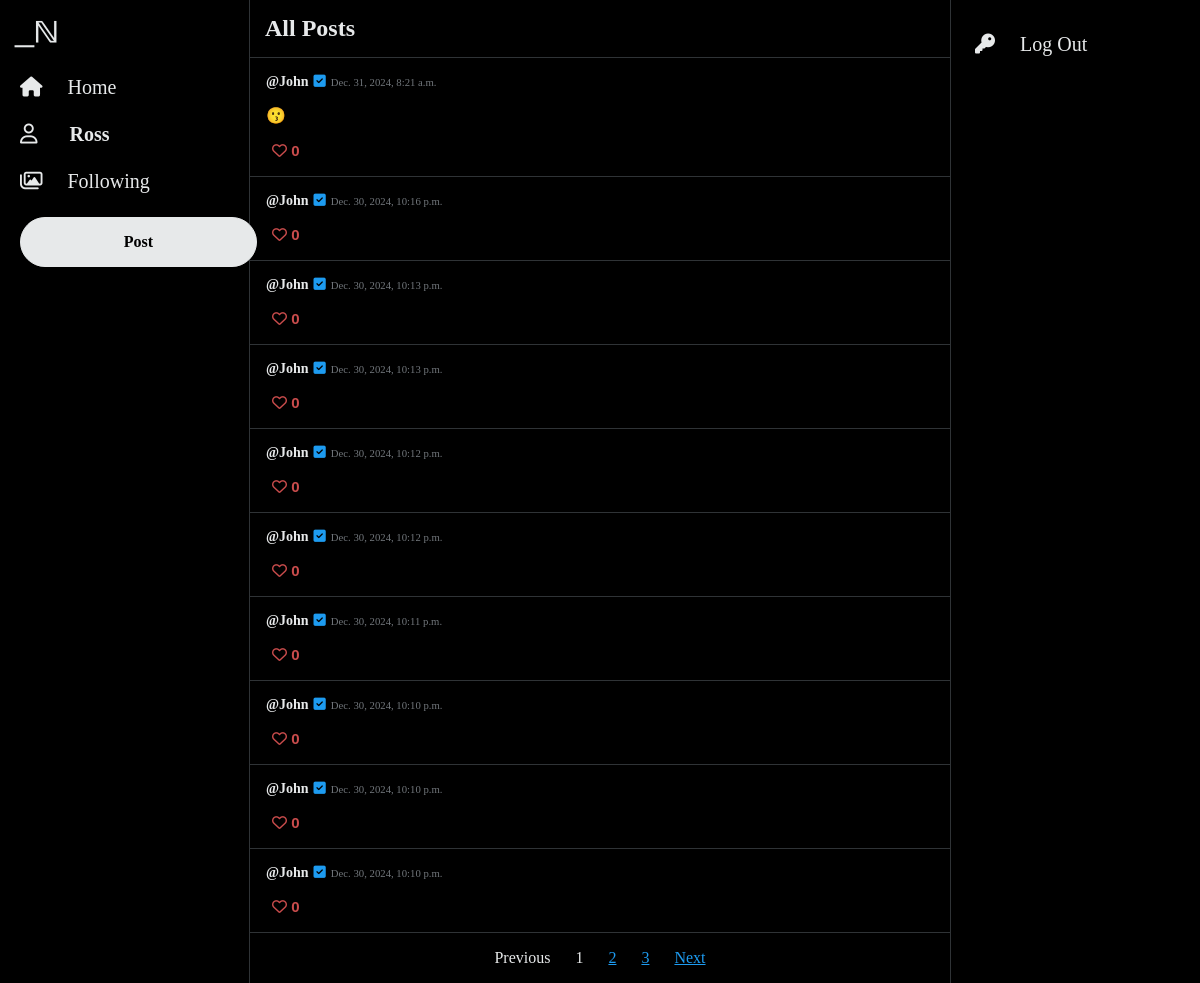
The app's page /all-posts (signed in) with its own data.
### network/models.py (models this page shows, shortened)
class User(AbstractUser):
    pass

class Tweet(models.Model):
    author = models.ForeignKey(User, on_delete=models.CASCADE)
    tweetText = models.CharField(max_length=255)
    posted = models.DateTimeField(auto_now_add=True)
    like = models.ManyToManyField(User, blank=True, related_name="likes")

### network/views.py (the view)
# urls.py: path("all-posts", views.allPosts, name="allPosts"),
@login_required(redirect_field_name='my_redirect_field')
def allPosts(request):
    tweets = Tweet.objects.all().order_by('-posted')
    paginator = Paginator(tweets, 10)
    page_number = request.GET.get('page')
    page_obj = paginator.get_page(page_number)
    return render(request, "network/allPosts.html", {
        "page_obj": page_obj
    })

### network/templates/network/allPosts.html (shortened to what this page needs)
{% extends "network/layout.html" %}
{% load static %}
{% block body %}
<div style="border-bottom: 1px solid #2F3336;">
   <h2 style="margin: 15px;">All Posts</h2>
</div>
<div class="container">
   {% for tweet in page_obj %}
   <div class="post">
      <div class="card" data-id="{{tweet.id}}">
         <div class="card-body rounded">
            <div class="card-info">
            <a class="card-title" href="{% url 'profile' user_id=tweet.author.id%}"><strong>@{{ tweet.author }}</strong></a>
            <i class="fa-solid fa-square-check" id="check"></i>
            <h6 class="card-subtitle">{{tweet.posted}}</h6>
            </div>
            <p class="card-text" id="tweetText">{{tweet.tweetText}}</p>
            {% if user.username in tweet.like.all|stringformat:'s' %}
            <button class="button-like" id="foo-like">
               <i class="fa-solid fa-heart"></i>&nbsp;<span id="number">{{ tweet.like.all.count }}</span>
            </button>
            {% else %}
            <button class="button-secondary" id="foo">
               <i class="fa-regular fa-heart"></i>&nbsp;<span id="number">{{ tweet.like.all.count }}</span>
            </button>
            {% endif %}
         </div>
      </div>
   </div>
   {% endfor %}
   <nav aria-label="Page">
      <ul class="pagination">
         {% if page_obj.has_previous %}
         <li class="page-item">
            <a class="page-link" href="?page={{ page_obj.previous_page_number }}">Previous</a>
         </li>
         {% else %}
         <li class="page-item disabled">
            <a class="page-link disabled" href="#" tabindex="-1" aria-disabled="True">Previous</a>
         </li>
         {% endif %}
         {% for i in page_obj.paginator.page_range %}
         {% if page_obj.number == i %}
         <li class="page-item active" aria-current="page">
            <span class="page-link">
               {{ i }}
            </span>
         </li>
         {% else %}
         <li class="page-item"><a class="page-link" href="?page={{ i }}">{{ i }}</a></li>
         {% endif %}
         {% endfor %}
         {% if page_obj.has_next %}
         <li class="page-item">
            <a class="page-link" href="?page={{ page_obj.next_page_number }}">Next</a>
         </li>
         {% else %}
         <li class="page-item disabled">
            <a class="page-link disabled" href="#" tabindex="-1" aria-disabled="True">Next</a>
         </li>
         {% endif %}
      </ul>
   </nav>
   </div>
   {% endblock %}

### network/templates/network/layout.html (shortened to what this page needs)
{% load static %}
<!DOCTYPE html>
<html lang="en">
    <head>
        <link rel="stylesheet" href="{% static 'network/styles.css' %}"/>
        <link rel="stylesheet" href="https://cdnjs.cloudflare.com/ajax/libs/font-awesome/6.7.2/css/all.min.css">
    </head>
    <body>
        <header>
            <div class="sticky">
                <div class="logo">
                    <a href="{% url 'index' %}">
                        <img src="{% static '/network/logo.svg' %}" height="45" alt="logo"/>
                    </a>
                </div>
                <nav>
                    <div>
                        <ul style="margin: 0;">
                            {% if user.is_authenticated %}
                                <li class="nav-item">
                                    <a class="nav-link" href="{% url 'allPosts' %}">
                                        <i class="fa-sharp fa-solid fa-house" id="nav-icon"></i>
                                        <span class="nav-text">Home</span>
                                    </a>
                                </li>
                                <li class="nav-item">
                                    <a class="nav-link" href="{% url 'profile' user_id=user.id%}">
                                        <i class="fa-regular fa-user" id="nav-icon"></i>
                                        <strong class="nav-text" style="margin-left: 27px;">{{ user.username }}</strong>
                                    </a>
                                </li>
                                <li class="nav-item">
                                    <a class="nav-link" href="{% url 'following' %}">
                                        <i class="fa-regular fa-images"></i>
                                        <span class="nav-text">Following</span>
                                    </a>
                                </li>
                                <li class="nav-item button">
                                    <a class="nav-button" href="{% url 'tweet' %}" role="button">Post</a>
                                </li>
                            {% endif %}
                        </ul>
                    </div>
                </nav>
            </div>
        </header>
        <div class="body">
            {% block body %}
            {% endblock %}
        </div>
        <footer>
            <div class="sticky" style="margin-left: 12px;">
                <ul>
                    <li class="nav-item">
                        <a class="nav-link" href="{% url 'logout' %}" role="button">
                            <i class="fa-solid fa-key"></i>
                            <span class="nav-text">Log Out</span>
                        </a>
                    </li>
                </ul>
            </div>
        </footer>
    </body>
</html>

### network/static/network/styles.css (style rules this page uses)
body { display: flex; color: #e7e9ea; justify-content: center; background-color: #000; font-family: TwitterChirp; margin-top: 0; margin-bottom: 0; }
header { width: 275px; border-right: 1px solid #2F3336; }
footer { width: 275px; border-left: 1px solid #2F3336; }
ul { padding-inline-start: 0; }
#nav-icon { font-size: 20px; color: #e7e9ea; }
a.nav-link { font-size: 20px; color: #e7e9ea; text-decoration: none; }
a.card-title { margin: 0; color: #e7e9ea; text-decoration: none; font-size: 14px; }
a.page-link { color: #1d9bf0; }
a.page-link.disabled { color: #e7e9ea; text-decoration: none; cursor: default; }
.sticky { position: fixed; margin-top: 5px; }
.nav-item { align-items: center; display: flex; padding: 12px; }
.logo { padding: 5px; }
.nav-text { margin-left: 20px; margin-right: 16px; }
.nav-button { background-color: #e7e9ea; border: 1px solid #e7e9ea; border-radius: 25px; padding: 15px 25px; text-align: center; color: #000; text-decoration: none; font-weight: 600; width: 185px; }
.nav-item.button { background-color: transparent; border-radius: 25px; width: auto; }
.body { max-width: 750px; min-width: 700px; }
.post { border-bottom: 1px solid #2F3336; padding: 16px; }
.card-info { display: flex; align-items: baseline; gap: 5px; }
.card-subtitle { margin: 0; font-weight: normal; color: #71767b; }
#check { color: #1d9bf0; font-size: 14px; }
#foo { border: none; background-color: transparent; color: #c94c4c; font-size: 15px; cursor: pointer; }
#number { font-weight: bold; }
.pagination { display: flex; justify-content: center; gap: 25px; align-items: center; }
.page-item { display: block; }

### records on screen
User: username "Ross"
Tweet: author "John", posted "Dec. 31, 2024, 8:21 a.m.", tweetText "😗", like.all.count "0"
Tweet: author "John", posted "Dec. 30, 2024, 10:16 p.m.", like.all.count "0"
Tweet: author "John", posted "Dec. 30, 2024, 10:13 p.m.", like.all.count "0"
Tweet: author "John", posted "Dec. 30, 2024, 10:13 p.m.", like.all.count "0"
Tweet: author "John", posted "Dec. 30, 2024, 10:12 p.m.", like.all.count "0"
Tweet: author "John", posted "Dec. 30, 2024, 10:12 p.m.", like.all.count "0"
Tweet: author "John", posted "Dec. 30, 2024, 10:11 p.m.", like.all.count "0"
Tweet: author "John", posted "Dec. 30, 2024, 10:10 p.m.", like.all.count "0"
Tweet: author "John", posted "Dec. 30, 2024, 10:10 p.m.", like.all.count "0"
Tweet: author "John", posted "Dec. 30, 2024, 10:10 p.m.", like.all.count "0"

### other values on screen
{{ i }} "1"
{{ i }} "2" "3"
